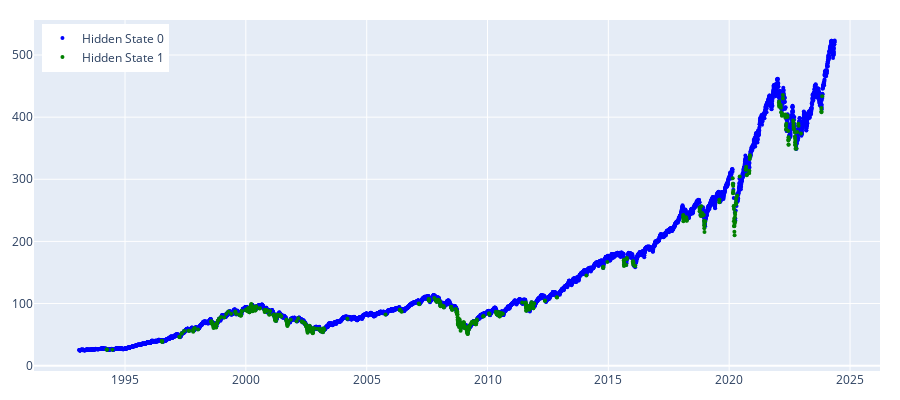

This figure's notebook cell:
### Code cell
params = {'n_components':2, 'covariance_type': 'full', 'max_iter': 100000, 'n_init': 30,'init_params': 'kmeans', 'random_state':100}
 
gmm_model = regime_detection.get_regimes_gmm(prices_array, params)
gmm_states = gmm_model.predict(prices_array)
plot_hidden_states(np.array(gmm_states), prices[['spx']])

### Figure 1 — Plotly figure (JSON) as saved in the notebook; plotly's stock layout.template omitted (floating-point values rounded to 4 significant figures; data arrays with more than 128 entries replaced by an {"elided": "..."} marker saying what was removed)
{"data": [{"marker": {"color": "blue", "size": 4}, "mode": "markers", "name": "Hidden State 0", "type": "scatter", "x": {"elided": "7315 str values"}, "y": {"elided": "7315 float values"}}, {"marker": {"color": "green", "size": 4}, "mode": "markers", "name": "Hidden State 1", "type": "scatter", "x": {"elided": "557 str values"}, "y": {"elided": "557 float values"}}], "layout": {"height": 400, "legend": {"x": 0.01, "xanchor": "left", "y": 0.99, "yanchor": "top"}, "margin": {"b": 20, "l": 20, "r": 20, "t": 20}, "width": 900}}
